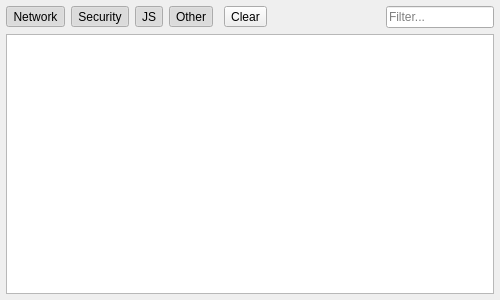
<?xml version="1.0" encoding="UTF-8"?>
<ui version="4.0">
 <class>Otter::ConsoleWidget</class>
 <widget class="QWidget" name="Otter::ConsoleWidget">
  <property name="geometry">
   <rect>
    <x>0</x>
    <y>0</y>
    <width>500</width>
    <height>300</height>
   </rect>
  </property>
  <layout class="QVBoxLayout" name="verticalLayout">
   <property name="leftMargin">
    <number>6</number>
   </property>
   <property name="topMargin">
    <number>6</number>
   </property>
   <property name="rightMargin">
    <number>6</number>
   </property>
   <property name="bottomMargin">
    <number>6</number>
   </property>
   <item>
    <layout class="QHBoxLayout" name="horizontalLayout">
     <item>
      <widget class="QToolButton" name="networkButton">
       <property name="text">
        <string>Network</string>
       </property>
       <property name="checkable">
        <bool>true</bool>
       </property>
       <property name="checked">
        <bool>true</bool>
       </property>
      </widget>
     </item>
     <item>
      <widget class="QToolButton" name="securityButton">
       <property name="text">
        <string>Security</string>
       </property>
       <property name="checkable">
        <bool>true</bool>
       </property>
       <property name="checked">
        <bool>true</bool>
       </property>
      </widget>
     </item>
     <item>
      <widget class="QToolButton" name="javaScriptButton">
       <property name="text">
        <string>JS</string>
       </property>
       <property name="checkable">
        <bool>true</bool>
       </property>
       <property name="checked">
        <bool>true</bool>
       </property>
      </widget>
     </item>
     <item>
      <widget class="QToolButton" name="otherButton">
       <property name="text">
        <string>Other</string>
       </property>
       <property name="checkable">
        <bool>true</bool>
       </property>
       <property name="checked">
        <bool>true</bool>
       </property>
      </widget>
     </item>
     <item>
      <spacer name="shortSpacer">
       <property name="orientation">
        <enum>Qt::Horizontal</enum>
       </property>
       <property name="sizeType">
        <enum>QSizePolicy::Fixed</enum>
       </property>
       <property name="sizeHint" stdset="0">
        <size>
         <width>5</width>
         <height>20</height>
        </size>
       </property>
      </spacer>
     </item>
     <item>
      <widget class="QToolButton" name="clearButton">
       <property name="text">
        <string>Clear</string>
       </property>
      </widget>
     </item>
     <item>
      <spacer name="flexibleSpacer">
       <property name="orientation">
        <enum>Qt::Horizontal</enum>
       </property>
       <property name="sizeHint" stdset="0">
        <size>
         <width>40</width>
         <height>20</height>
        </size>
       </property>
      </spacer>
     </item>
     <item>
      <widget class="QLineEdit" name="filterLineEdit">
       <property name="sizePolicy">
        <sizepolicy hsizetype="Preferred" vsizetype="Fixed">
         <horstretch>0</horstretch>
         <verstretch>0</verstretch>
        </sizepolicy>
       </property>
       <property name="placeholderText">
        <string>Filter...</string>
       </property>
      </widget>
     </item>
    </layout>
   </item>
   <item>
    <widget class="QTreeView" name="consoleView"/>
   </item>
  </layout>
 </widget>
 <resources/>
 <connections/>
</ui>
